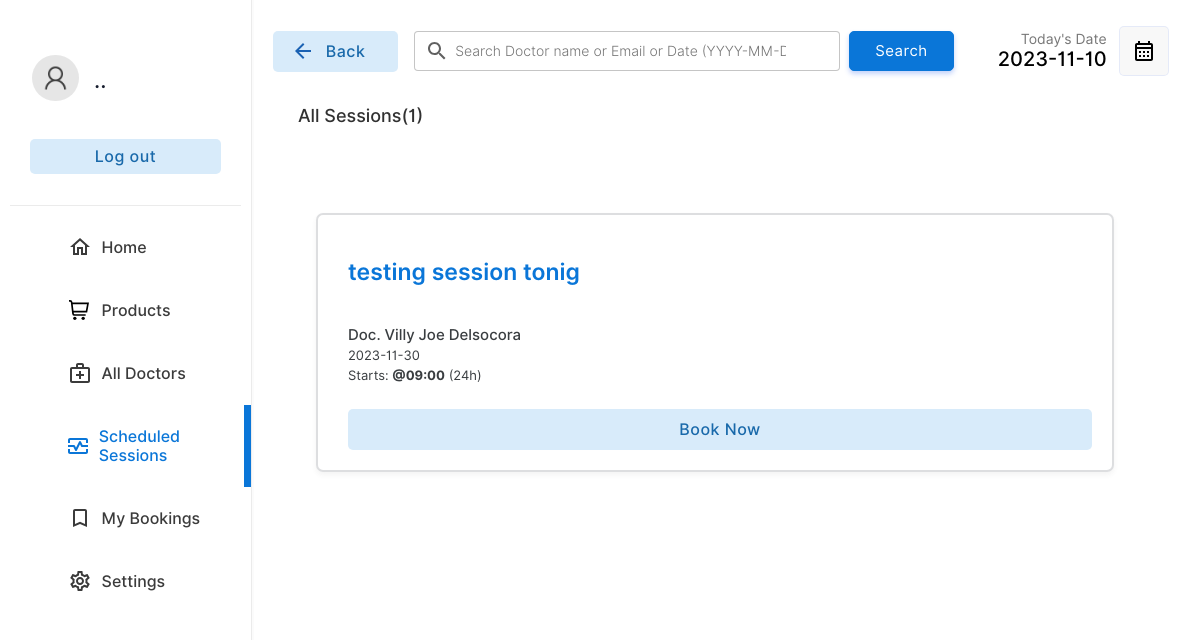
The page /patient/schedule.php (signed in) on the database as committed earlier.
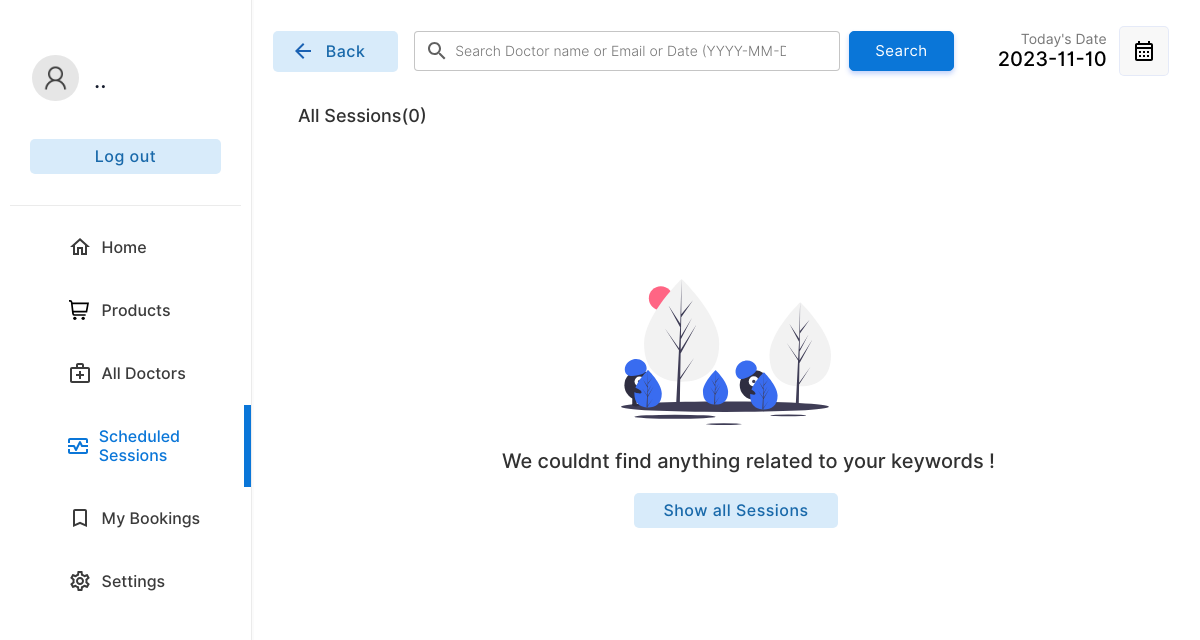
The same page on the database as committed later.
### tables this page shows
CREATE TABLE `schedule` (
  `scheduleid` int(11) NOT NULL,
  `docid` varchar(255) DEFAULT NULL,
  `title` varchar(255) DEFAULT NULL,
  `scheduledate` date DEFAULT NULL,
  `scheduletime` time DEFAULT NULL,
  `nop` int(4) DEFAULT NULL
);

CREATE TABLE `doctor` (
  `docid` int(11) NOT NULL,
  `docemail` varchar(255) DEFAULT NULL,
  `docname` varchar(255) DEFAULT NULL,
  `docpassword` varchar(255) DEFAULT NULL,
  `docnic` varchar(15) DEFAULT NULL,
  `doctel` varchar(15) DEFAULT NULL,
  `specialties` int(2) DEFAULT NULL
);

### patient/schedule.php (the view, shortened to what this page needs)
<?php
include("../connection.php");
$today = date('Y-m-d');
?>
<!DOCTYPE html>
<html lang="en">
<head>
    <link rel="stylesheet" href="../css/animations.css">
    <link rel="stylesheet" href="../css/main.css">
    <link rel="stylesheet" href="../css/admin.css">
</head>
<body>
 <div class="container">
     <div class="menu">
     <table class="menu-container" border="0">
             <tr>
                 <td style="padding:10px" colspan="2">
                     <table border="0" class="profile-container">
                         <tr>
                             <td width="30%" style="padding-left:20px" >
                                 <img src="../img/user.png" alt="" width="100%" style="border-radius:50%">
                             </td>
                             <td style="padding:0px;margin:0px;">
                                 <p class="profile-title"><?php echo $_SESSION['pname']; ?>..</p>
                             </td>
                         </tr>
                         <tr>
                             <td colspan="2">
                                 <a href="../logout.php" ><input type="button" value="Log out" class="logout-btn btn-primary-soft btn"></a>
                             </td>
                         </tr>
                 </table>
                 </td>
             </tr>
             <tr class="menu-row" >
                    <td class="menu-btn menu-icon-home " >
                        <a href="index.php" class="non-style-link-menu "><div><p class="menu-text">Home</p></a></div></a>
                <tr class="menu-row">
                    <td class="menu-btn" style="background-image: url('../img/icons/products.svg')">
                        <a href="products.php" class="non-style-link-menu"><div><p class="menu-text">Products</p></a></div>
                <tr class="menu-row">
                    <td class="menu-btn menu-icon-doctor">
                        <a href="doctors.php" class="non-style-link-menu"><div><p class="menu-text">All Doctors</p></a></div>
                    </td>
                </tr>
                <tr class="menu-row" >
                    <td class="menu-btn menu-icon-session menu-active menu-icon-session-active">
                        <a href="schedule.php" class="non-style-link-menu non-style-link-menu-active"><div><p class="menu-text">Scheduled Sessions</p></div></a>
                    </td>
                </tr>
                <tr class="menu-row" >
                    <td class="menu-btn menu-icon-appoinment">
                        <a href="appointment.php" class="non-style-link-menu"><div><p class="menu-text">My Bookings</p></a></div>
                    </td>
                </tr>
                <tr class="menu-row" >
                    <td class="menu-btn menu-icon-settings">
                        <a href="settings.php" class="non-style-link-menu"><div><p class="menu-text">Settings</p></a></div>
                    </td>
                </tr>
        <?php
                $sqlmain= "select * from schedule inner join doctor on schedule.docid=doctor.docid where schedule.scheduledate>='$today'  order by schedule.scheduledate asc";
                $insertkey="";
                $searchtype="All";
                $result= $database->query($sqlmain)
                ?>
        <div class="dash-body">
            <table border="0" width="100%" style=" border-spacing: 0;margin:0;padding:0;margin-top:25px; ">
                <tr >
                    <td width="13%" >
                    <a href="schedule.php" ><button  class="login-btn btn-primary-soft btn btn-icon-back"  style="padding-top:11px;padding-bottom:11px;margin-left:20px;width:125px"><font class="tn-in-text">Back</font></button></a>
                    </td>
                    <td >
                            <form action="" method="post" class="header-search">
                                        <input type="search" name="search" class="input-text header-searchbar" placeholder="Search Doctor name or Email or Date (YYYY-MM-DD)" list="doctors" value="<?php  echo $insertkey ?>">&nbsp;&nbsp;
                                        <input type="Submit" value="Search" class="login-btn btn-primary btn" style="padding-left: 25px;padding-right: 25px;padding-top: 10px;padding-bottom: 10px;">
                                        </form>
                    </td>
                    <td width="15%">
                        <p style="font-size: 14px;color: rgb(119, 119, 119);padding: 0;margin: 0;text-align: right;">
                            Today's Date
                        </p>
                        <p class="heading-sub12" style="padding: 0;margin: 0;">
                            <?php
                                echo $today;
                        ?>
                        </p>
                    </td>
                    <td width="10%">
                        <button  class="btn-label"  style="display: flex;justify-content: center;align-items: center;"><img src="../img/calendar.svg" width="100%"></button>
                    </td>
                </tr>
                <tr>
                    <td colspan="4" style="padding-top:10px;width: 100%;" >
                        <p class="heading-main12" style="margin-left: 45px;font-size:18px;color:rgb(49, 49, 49)"><?php echo $searchtype." Sessions"."(".$result->num_rows.")"; ?> </p>
                    </td>
                </tr>
                <tr>
                   <td colspan="4">
                       <center>
                        <div class="abc scroll">
                        <table width="100%" class="sub-table scrolldown" border="0" style="padding: 50px;border:none">
                        <tbody>
                            <?php
                                if($result->num_rows==0){
                                    echo '<tr>
                                    <td colspan="4">
                                    <br><br><br><br>
                                    <center>
                                    <img src="../img/notfound.svg" width="25%">
                                    <br>
                                    <p class="heading-main12" style="margin-left: 45px;font-size:20px;color:rgb(49, 49, 49)">We  couldnt find anything related to your keywords !</p>
                                    <a class="non-style-link" href="schedule.php"><button  class="login-btn btn-primary-soft btn"  style="display: flex;justify-content: center;align-items: center;margin-left:20px;">&nbsp; Show all Sessions &nbsp;</font></button>
                                    </a>
                                    </center>
                                    <br><br><br><br>
                                    </td>
                                    </tr>';
                                }
                                else{
                                for ( $x=0; $x<($result->num_rows);$x++){
                                    echo "<tr>";
                                    for($q=0;$q<3;$q++){
                                        $row=$result->fetch_assoc();
                                        if (!isset($row)){
                                            break;
                                        };
                                        $scheduleid=$row["scheduleid"];
                                        $title=$row["title"];
                                        $docname=$row["docname"];
                                        $scheduledate=$row["scheduledate"];
                                        $scheduletime=$row["scheduletime"];
                                        echo '
                                        <td style="width: 25%;">
                                                <div  class="dashboard-items search-items"  >
                                                    <div style="width:100%">
                                                            <div class="h1-search">
                                                                '.substr($title,0,21).'
                                                            </div><br>
                                                            <div class="h3-search">
                                                                '.substr($docname,0,30).'
                                                            </div>
                                                            <div class="h4-search">
                                                                '.$scheduledate.'<br>Starts: <b>@'.substr($scheduletime,0,5).'</b> (24h)
                                                            </div>
                                                            <br>
                                                            <a href="booking.php?id='.$scheduleid.'" ><button  class="login-btn btn-primary-soft btn "  style="padding-top:11px;padding-bottom:11px;width:100%"><font class="tn-in-text">Book Now</font></button></a>
                                                    </div>
                                                </div>
                                            </td>';
                                    }
                                    echo "</tr>";
                                }
                            }
                            ?>
                            </tbody>
                        </table>
                        </div>
                        </center>
                   </td>
                </tr>
            </table>
        </div>
</body>
</html>

### css/main.css (style rules this page uses)
:root { --primarycolor: #0A76D8; --primarycolorhover: #006dd3; --btnice:#D8EBFA; --btnnicetext:#1b62b3; }
body { margin: 0; padding: 0; border-spacing: 0; font-family: 'Inter', sans-serif; }
.input-text { border-radius: 4px; border: 0.5px solid rgb(226, 226, 226); padding: 10px; width: 92%; transition: 0.2s; outline: none; }
.input-text { border: 1px solid #e9ecef; font-size: 14px; line-height: 26px; background-color: #fff; display: block; width: 100%; padding: .375rem .75rem; font-weight: 300; line-height: 1.5; color: #212529; background-color: #fff; background-clip: padding-box; -webkit-appearance: none; -moz-appearance: none; appearance: none; border-radius: .25rem; transition: border-color .15s ease-in-out,box-shadow .15s ease-in-out; }
.input-text::placeholder { font-family: 'Inter', sans-serif; }
.btn { cursor: pointer; padding: 8px 20px; outline: none; text-decoration: none; font-size: 15px; letter-spacing: 0.5px; transition: all 0.3s; border-radius: 5px; font-family: 'Inter', sans-serif; }
.btn-primary { background-color: var(--primarycolor) ; border: 1px solid var(--primarycolor) ; color: #fff ; box-shadow: 0 3px 5px 0 rgba(57,108,240,0.3); }
.btn-primary-soft { background-color: #D8EBFA ; color: #1969AA; font-weight: 500; font-size: 16px; border: none; }
.non-style-link:link, .non-style-link:visited, .non-style-link:hover, .non-style-link:active { text-decoration: none; color: rgb(43, 43, 43); }
.btn-label { margin-left: 10px; padding: 12px 12px; outline: none; text-decoration: none; font-size: 15px; letter-spacing: 0.5px; transition: all 0.3s; border-radius: 5px; background-color: #f0f0f073; border: 1px solid rgba(57,108,240,0.1) ; font-family: 'Inter', sans-serif; }
.sub-table { border: 1px solid #ebebeb; border-radius: 8px; }
.abc { width: 100%; height: 550px; overflow: auto; }
input[type=search] { background-image: url('../img/search.svg'); background-position: 10px 50%; background-repeat: no-repeat; transition: 0.5s; padding: 8px 20px 8px 40px; }
.menu-btn { padding:6px; color: #3b3b3b; background-position: 30% 50%; background-repeat: no-repeat; transition: 0.5s; }
.menu-text { padding-left: 40%; font-weight: 500; font-size: 16px; }
.menu-active { color: var(--primarycolor); border-right: 7px solid var(--primarycolor); background-color: var(); }
.non-style-link-menu:link, .non-style-link-menu:visited, .non-style-link-menu:active { text-decoration: none; color: #3b3b3b; }
.non-style-link-menu-active:link, .non-style-link-menu-active:visited, .non-style-link-menu-active:active { text-decoration: none; color: var(--primarycolor); }
.menu-icon-doctor { background-image: url('../img/icons/doctors.svg'); }
.menu-icon-appoinment { background-image: url('../img/icons/book.svg'); }
.menu-icon-settings { background-image: url('../img/icons/settings.svg'); }
.menu-icon-session { background-image: url('../img/icons/session.svg'); }
.menu-icon-home { background-image: url('../img/icons/home.svg'); }
.menu-icon-session:hover,.menu-icon-session-active { color: var(--primarycolor); background-image: url('../img/icons/session-iceblue.svg'); }
.btn-icon-back { background-image: url('../img/icons/back-iceblue.svg'); background-position: 18px 50%; background-repeat: no-repeat; transition: 0.5s; padding: 8px 20px 8px 40px; }
.dashboard-items { border: 2px solid #c9cbce9f; border-radius: 7px; color: var(--primarycolor); }
.search-items { padding:20px; margin:10px; width:95%; display: flex; padding-left:0; padding-left: 30px; box-sizing: border-box; line-height: 1.5; box-shadow: 0 3px 5px 0 rgba(95, 95, 97, 0.068); }
.h1-search { margin: 0; padding: 0; font-size: 23px; font-weight: 600; padding-top: 20px; padding-bottom: 10px; }
.h3-search { margin: 0; padding: 0; font-size: 15px; font-weight: 500; color: #212529e3; }
.h4-search { margin: 0; padding: 0; font-size: 13px; font-weight: 400; color: #212529e3; }

### patient/schedule.php (style rules this page uses)
.sub-table { animation: transitionIn-Y-bottom 0.5s; }

Rows that differ between the two databases and show on the page:
removed schedule: title "testing session tonig", docid.docname "Doc. Villy Joe Delsocora", scheduledate "2023-11-30", scheduletime "09:00"
Other text that changed with them:
$result->num_rows: "1" → "0"
text now shown: "We couldnt find anything related to your keywords ! Show all Sessions"
